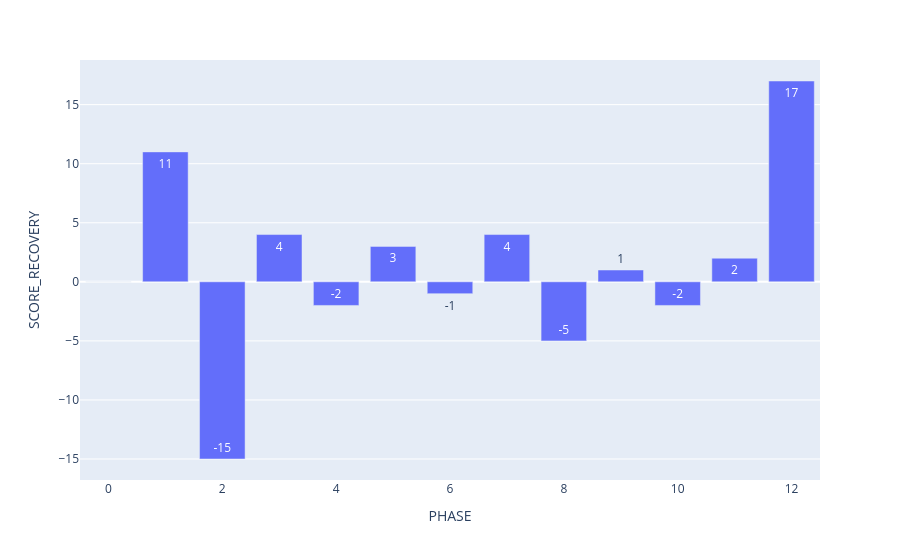

This figure's notebook cell:
### Code cell
px.bar(phases,x='PHASE', y='SCORE_RECOVERY', text="SCORE_RECOVERY")

### Figure 1 — Plotly figure (JSON) as saved in the notebook; plotly's stock layout.template omitted (floating-point values rounded to 4 significant figures)
{"data": [{"alignmentgroup": "True", "hovertemplate": "PHASE=%{x}<br>SCORE_RECOVERY=%{text}<extra></extra>", "legendgroup": "", "marker": {"color": "#636efa", "pattern": {"shape": ""}}, "name": "", "offsetgroup": "", "orientation": "v", "showlegend": false, "text": [0, 11, -15, 4, -2, 3, -1, 4, -5, 1, -2, 2, 17], "textposition": "auto", "type": "bar", "x": [0, 1, 2, 3, 4, 5, 6, 7, 8, 9, 10, 11, 12], "xaxis": "x", "y": [0, 11, -15, 4, -2, 3, -1, 4, -5, 1, -2, 2, 17], "yaxis": "y"}], "layout": {"barmode": "relative", "legend": {"tracegroupgap": 0}, "margin": {"t": 60}, "xaxis": {"anchor": "y", "domain": [0, 1], "title": {"text": "PHASE"}}, "yaxis": {"anchor": "x", "domain": [0, 1], "title": {"text": "SCORE_RECOVERY"}}}}
